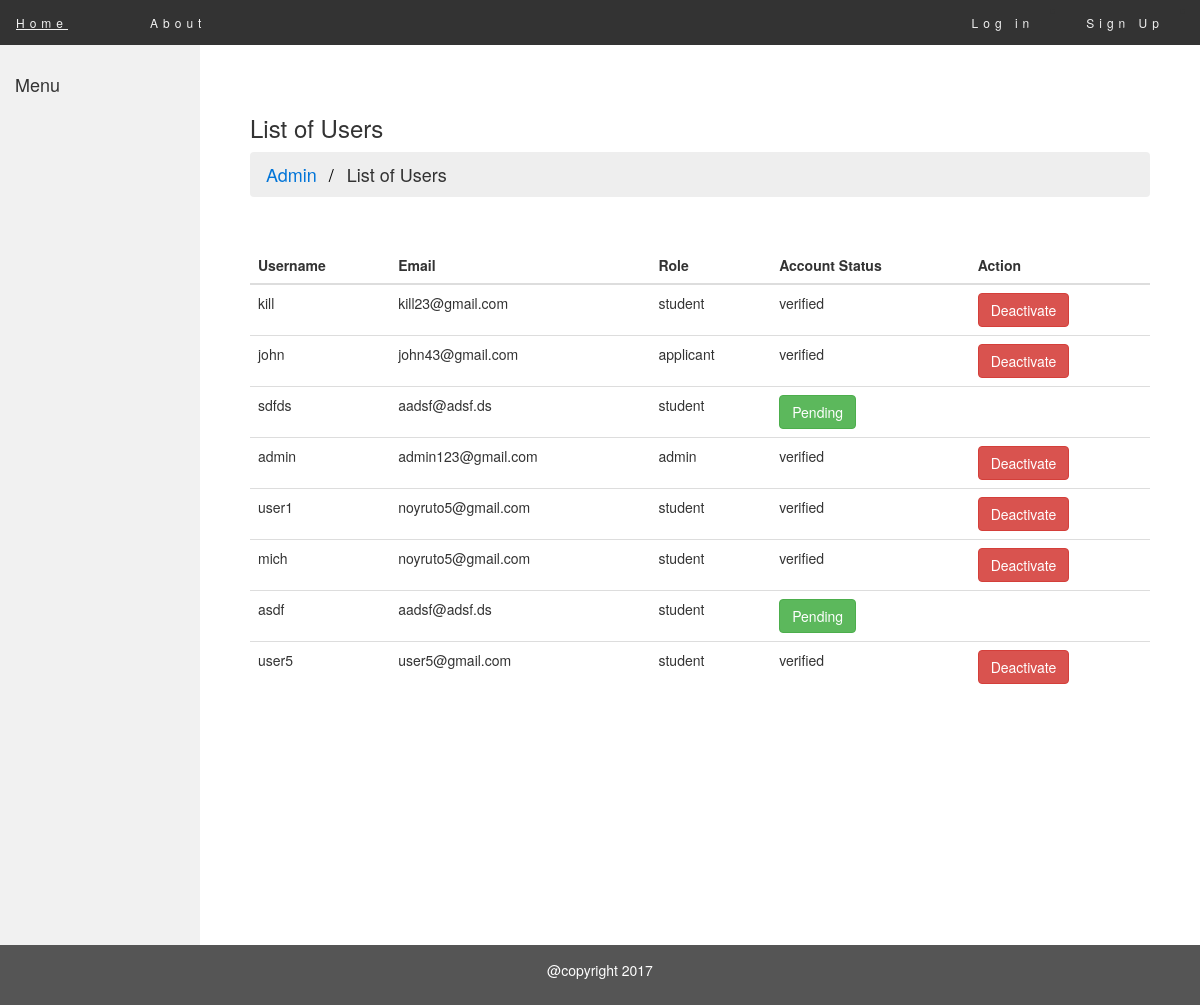
The page /index.php/users/index (signed in) on the database its author committed.
### tables this page shows
CREATE TABLE `users` (
  `id` int(10) UNSIGNED NOT NULL,
  `username` varchar(255) NOT NULL,
  `password` varchar(255) NOT NULL,
  `email` varchar(255) NOT NULL,
  `role` varchar(20) NOT NULL COMMENT 'student/applicant/admin',
  `status` varchar(20) DEFAULT 'pending'
);

### application/modules/templates/controllers/Templates.php (called while the page is built, shortened)
<?php
class Templates extends MX_Controller {
	public function header_with_sidebar($data)
	{
		$this->load->view('header_with_sidebar', $data);
	}
	public function footer_with_sidebar()
	{
		$this->load->view('footer_with_sidebar');
	}
}

### application/modules/users/controllers/Users.php (called while the page is built, shortened)
<?php
class Users extends MX_Controller {
	public function __construct()
	{
        $this->load->module('templates');
	}
    public function index()
    {
        $data['users'] = $this->users_model->get_users();
        $data['title'] = 'List of Users';
        $this->templates->header_with_sidebar($data);
        $this->load->view('index', $data);
        $this->templates->footer_with_sidebar();
    }
}

### index.php (called while the page is built, shortened)
<?php
require_once BASEPATH.'core/CodeIgniter.php';

### application/third_party/MX/Controller.php (called while the page is built, shortened)
<?php (defined('BASEPATH')) OR exit('No direct script access allowed');
class MX_Controller
{
	public function __get($class)
	{
		return CI::$APP->$class;
	}
}

### application/modules/users/models/Users_model.php (called while the page is built, shortened)
<?php
class Users_model extends CI_Model {
    public function get_users($user_id = FALSE)
    {
        if ($user_id === FALSE)
        {
            $query = $this->db->get('users');
            return $query->result_array();
        }
        $query = $this->db->get_where('users', array('id' => $user_id));
        return $query->row_array();
    }
}

### application/modules/users/views/index.php (the view)
<h3><?php echo $title; ?></h3>
<ul class="breadcrumb">
  <li><a href="<?php echo site_url('admin/index'); ?>">Admin</a></li>
  <li><?php echo $title; ?></li>
</ul>
<table class="table table-hover" id="datatable">
	<thead>
		<tr>
			<th>Username</th>
			<th>Email</th>
			<th>Role</th>
			<th>Account Status</th>
			<th>Action</th>
		</tr>
	</thead>
	<tbody>
<?php foreach ($users as $users_item): ?>
		<tr>
			<td><?php echo $users_item['username']; ?></td>
			<td><?php echo $users_item['email']; ?></td>
			<td><?php echo $users_item['role']; ?></td>
			<td>
				<?php if($users_item['status'] === "pending") { ?>
					<a href="<?php echo site_url('users/verified_user/'.$users_item['id']); ?>" class="btn btn-success" title="Click to verfiy">Pending</a>
				<?php } else {
					echo $users_item['status'];
				} ?>
			</td>
			<td>
				<?php if($users_item['status'] === "verified") { ?>
					<a href="<?php echo site_url('users/deactivate_user/'.$users_item['id']); ?>" class="btn btn-danger" title="Click to deactivate">Deactivate</a>
				<?php } ?>
			</td>
		</tr>
<?php endforeach; ?>
	</tbody>
</table>

### application/third_party/MX/Loader.php (shortened to what this page needs)
<?php (defined('BASEPATH')) OR exit('No direct script access allowed');
class MX_Loader extends CI_Loader
{
	protected $_module;
	public $_ci_cached_vars = array();
	public function initialize($controller = NULL)
	{
		$this->_module = CI::$APP->router->fetch_module();
		if ($controller instanceof MX_Controller)
		{
			$this->controller = $controller;
			foreach (get_class_vars('CI_Loader') as $var => $val)
			{
				if ($var != '_ci_ob_level')
				{
					$this->$var =& CI::$APP->load->$var;
				}
			}
		}
		else
		{
			parent::initialize();
			$this->_autoloader(array());
		}
	}
	public function database($params = '', $return = FALSE, $query_builder = NULL)
	{
		CI::$APP->db = DB($params, $query_builder);
		return $this;
	}
	public function model($model, $object_name = NULL, $connect = FALSE)
	{
		if (is_array($model)) return $this->models($model);
		($_alias = $object_name) OR $_alias = basename($model);
		list($path, $_model) = Modules::find(strtolower($model), $this->_module, 'models/');
		if ($path == FALSE)
		{
			parent::model($model, $object_name, $connect);
		}
		else
		{
			CI::$APP->$_alias = new $model();
		}
		return $this;
	}
	public function models($models)
	{
		return $this;
	}
	public function module($module, $params = NULL)
	{
		$_alias = strtolower(basename($module));
		CI::$APP->$_alias = Modules::load(array($module => $params));
		return $this;
	}
	public function view($view, $vars = array(), $return = FALSE)
	{
		list($path, $_view) = Modules::find($view, $this->_module, 'views/');
		if ($path != FALSE)
		{
			$this->_ci_view_paths = array($path => TRUE) + $this->_ci_view_paths;
			$view = $_view;
		}
		if (method_exists($this, '_ci_object_to_array'))
		{
		    return $this->_ci_load(array('_ci_view' => $view, '_ci_vars' => $this->_ci_object_to_array($vars), '_ci_return' => $return));
		} else {
		    return $this->_ci_load(array('_ci_view' => $view, '_ci_vars' => $this->_ci_prepare_view_vars($vars), '_ci_return' => $return));
		}
	}
	public function __get($class)
	{
		return (isset($this->controller)) ? $this->controller->$class : CI::$APP->$class;
	}
	public function _ci_load($_ci_data)
	{
		extract($_ci_data);
		if (isset($_ci_view))
		{
			$_ci_path = '';
			$_ci_file = (pathinfo($_ci_view, PATHINFO_EXTENSION)) ? $_ci_view : $_ci_view.EXT;
			foreach ($this->_ci_view_paths as $path => $cascade)
			{
				if (file_exists($view = $path.$_ci_file))
				{
					$_ci_path = $view;
					break;
				}
			}
		}
		elseif (isset($_ci_path))
		{
			$_ci_file = basename($_ci_path);
			if( ! file_exists($_ci_path)) $_ci_path = '';
		}
		if (isset($_ci_vars))
			$this->_ci_cached_vars = array_merge($this->_ci_cached_vars, (array) $_ci_vars);
		extract($this->_ci_cached_vars);
		if ((bool) @ini_get('short_open_tag') === FALSE && CI::$APP->config->item('rewrite_short_tags') == TRUE)
		{
			echo eval('?>'.preg_replace("/;*\s*\?>/", "; ?>", str_replace('<?=', '<?php echo ', file_get_contents($_ci_path))));
		}
		else
		{
			include($_ci_path);
		}
		if (ob_get_level() > $this->_ci_ob_level + 1)
		{
			ob_end_flush();
		}
		else
		{
			CI::$APP->output->append_output(ob_get_clean());
		}
	}
	public function _autoloader($autoload)
	{
		if (count($autoload) == 0) return;
	}
}

### application/modules/templates/views/header_with_sidebar.php (shortened to what this page needs)
<!DOCTYPE html>
<html lang="en">
<head>
	<link rel="stylesheet" type="text/css" href="<?php echo base_url(); ?>css/bootstrap.min.css">
	<link rel="stylesheet" href="<?php echo base_url(); ?>css/style.css">
	<link rel="stylesheet" type="text/css" href="https://cdn.datatables.net/v/bs-3.3.7/dt-1.10.16/b-1.4.2/b-html5-1.4.2/b-print-1.4.2/datatables.min.css"/>
</head>
<body>
<div class="container-fluid">
	<header class="row">
	    <nav>
	        <div class="topnav" id="myTopnav">
	            <a href="<?php echo site_url('home'); ?>">Home</a>
	            <a href="<?php echo site_url('about'); ?>">About</a>
	            <?php
	            if ($this->session->userdata('username')) { ?>
	            <li style="float:right"><a href="<?php echo site_url('users/logout'); ?>">Log out (<?php echo $this->session->userdata('username'); ?>)</a></li>
	            <?php } else { ?>
	            <li style="float:right"><a href="<?php echo site_url('users/sign_up'); ?>">Sign Up</a></li>
	            <li style="float:right"><a href="<?php echo site_url('users/login'); ?>">Log in</a></li>
	            <?php } ?>
	        </div>
	    </nav>
	</header>
	<div class="row sidenav-wrapper">
	    <div class="col-sm-2 sidenav">
	    	<br />
	      	<h4>Menu</h4>
	    </div>
	<div class="col-sm-10 main-content">

### application/modules/templates/views/footer_with_sidebar.php (shortened to what this page needs)
						</div>
					</div>
				</div>
			<footer class="container-fluid">
				<p>@copyright 2017</p>
			</footer>
        </body>
</html>

### application/modules/templates/views/header_with_sidebar.php (style rules this page uses)
.topnav { background-color: #333; overflow: hidden; }
.topnav a { float: left; display: block; color: #f2f2f2; text-align: center; padding: 14px 16px; text-decoration: none; font-size: 12px; margin-right: 50px; letter-spacing: 5px; }
.topnav a:last-child { margin-right: 0px; }
.row.sidenav-wrapper { height: 900px }
.sidenav { background-color: #f1f1f1; height: 100%; }
footer { background-color: #555; color: white; padding: 15px; text-align: center; }
ul.breadcrumb { margin-top: 10px; margin-bottom: 50px; padding: 10px 16px; list-style: none; background-color: #eee; }
ul.breadcrumb li { display: inline; font-size: 18px; }
ul.breadcrumb li+li:before { padding: 8px; color: black; content: "/\00a0"; }
ul.breadcrumb li a { color: #0275d8; text-decoration: none; }
.main-content { padding: 50px; }

### rows shown on the page
users: username "kill", email "kill23@gmail.com", role "student", status "verified"
users: username "john", email "john43@gmail.com", role "applicant", status "verified"
users: username "sdfds", email "aadsf@adsf.ds", role "student"
users: username "admin", email "admin123@gmail.com", role "admin", status "verified"
users: username "user1", email "noyruto5@gmail.com", role "student", status "verified"
users: username "mich", email "noyruto5@gmail.com", role "student", status "verified"
users: username "asdf", email "aadsf@adsf.ds", role "student"
users: username "user5", email "user5@gmail.com", role "student", status "verified"

### other values the page prints
$title "List of Users"
